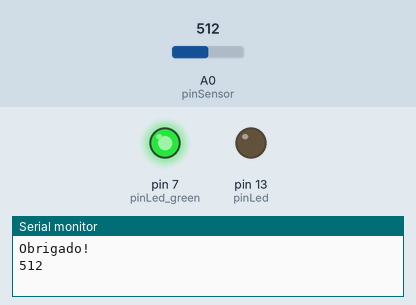
Simulated run of this sketch. Board: Arduino Uno, built with avr-gcc and run on an emulated ATmega328P. Shown: output pins drawn as LEDs (lit = HIGH), the last lines printed to the serial monitor. The inputs (shaded band) are chosen by the test bench; at power-on: A0 (pinSensor) = 512.

Above: at 2.8 s.
2.9 s: A0 (pinSensor) set to 263
6.2 s: A0 (pinSensor) set to 233
At 9.3 s:
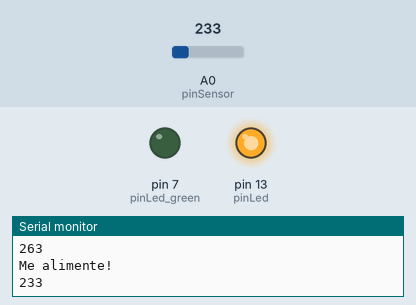
10.5 s: A0 (pinSensor) set to 260
At 13.6 s:
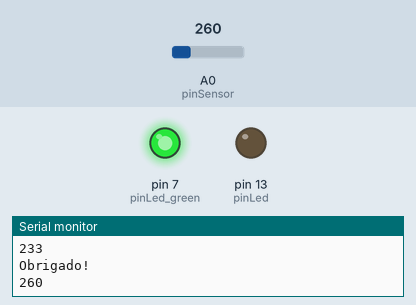
14.5 s: A0 (pinSensor) set to 240
At 17.8 s:
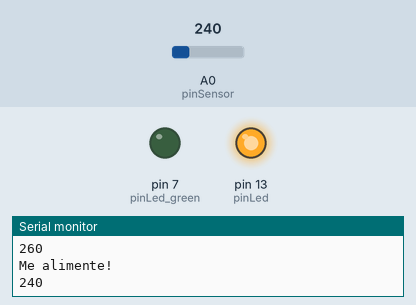
Timing chart, 0 to 19.3 s (numbered marks = the images above; inputs shaded):
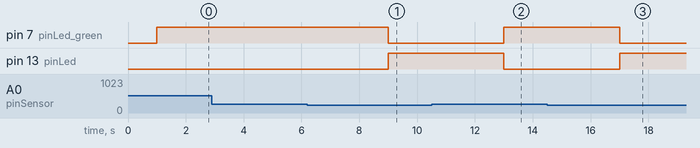

The sketch:

sketch_sensor_plantas.ino
```cpp
/*
Projeto Bot Green: Sensor de humidade para plantas
As fotos do projeto estão na página do Instagram @python.ds
*/

//Led vermelho conectado em GND e Pino digital 13
int pinLed = 13;
//Led verde conectado na protoboard
int pinLed_green = 7;
//Fio conectado à porta analógica 0 à protoboard para conexão com um dos pregos do sensor
//Entre este fio e o fio ligado ao prego há um resisotr de 10ohms
//No outro lado do resistor é colocado outro fio conectado ao GND do Arduino
//O ouro prego do sensor, é conectado à protoboard e da conexão com este é feita a ligação
//de outro fio à saída 5v do Arduino.

int pinSensor = 0;

//Variável para registrar o valor lido pelo sensor
int leituraSensor;

void setup() {
  pinMode(pinLed, OUTPUT);
  pinMode(pinLed_green, OUTPUT);
  Serial.begin(9600);
}

void loop() {
  //Função lê o sensor de humidade
  leituraSensor = analogRead(pinSensor);
  delay(1000);

  /*Se o valor for menor que 250, significa que está
  faltando água. O led de alerta é ligado e a mensagem
  exibida no monitor
  O valor de 250 no exemplo é arbitrário, baseado nos testes que fiz
  numa plana esṕecífica. O ideal é rodar conectado ao monitor serial e
  verificar os valores adequados para avaliar a humidade de acordo com
  a terra usada e a demanda por água da planta
  */
  if (leituraSensor < 250) {
    //Como aprimoramente, esse limite poderia ser substituído por uma variável int no início
    //do código, para não ser necessário alterar diretamente na função.
    digitalWrite(pinLed_green, LOW);
    digitalWrite(pinLed, HIGH);
    Serial.println("Me alimente!");
    Serial.println(leituraSensor);
    }
  /*Caso contrário o led é desligado e plana agradece*/
  else {
    digitalWrite(pinLed, LOW);
    digitalWrite(pinLed_green, HIGH);
    Serial.println("Obrigado!");
    Serial.println(leituraSensor);
    }
  delay(1000);
}
```

Measured:
- the behaviour switches between 250 and 249 on A0 (pinSensor) (found by bisection; images 0 and 1)
- after the input at 6.2 s, pin 7 (pinLed_green): HIGH → LOW after 2.8 s; pin 13 (pinLed): LOW → HIGH after 2.8 s
- after the input at 10.5 s, pin 7 (pinLed_green): LOW → HIGH after 2.5 s; pin 13 (pinLed): HIGH → LOW after 2.5 s
- after the input at 14.5 s, pin 7 (pinLed_green): HIGH → LOW after 2.5 s; pin 13 (pinLed): LOW → HIGH after 2.5 s
